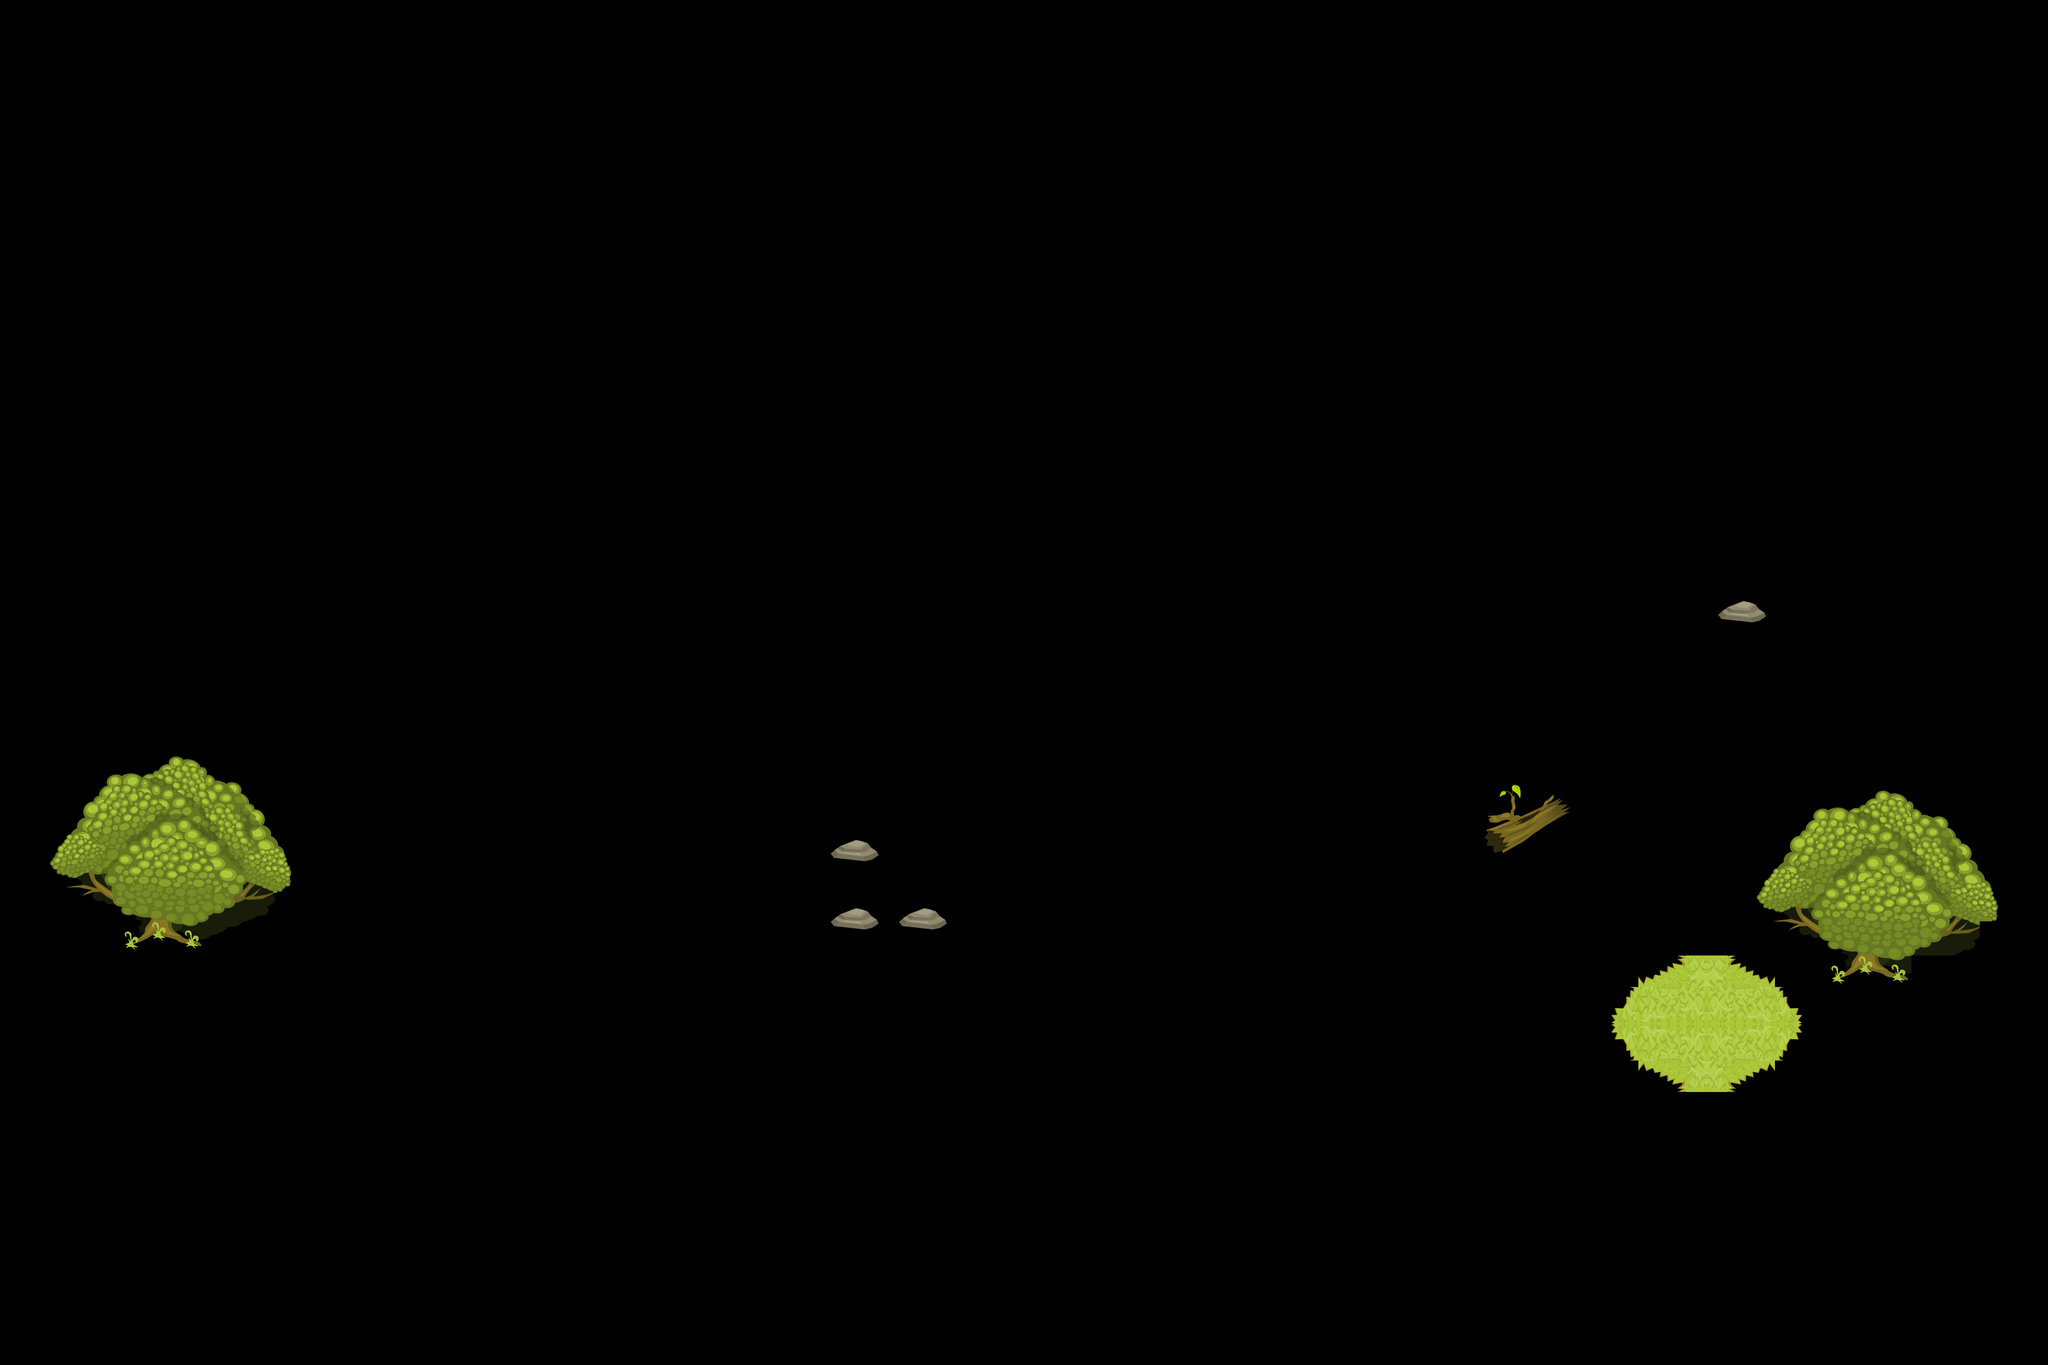

The image is a tile-based game level rendered from a .tmx file. Its description and source (layers, tilesets, objects; grid data summarised) follow:
An orthogonal 60x40 tile map with 64x64 px tiles, 1 tile layer (Objects), 2 hidden layers not drawn, 4 tilesets.

<map version="1.10" tiledversion="1.12.1" orientation="orthogonal" renderorder="right-down" width="60" height="40" tilewidth="64" tileheight="64" infinite="0" nextlayerid="4" nextobjectid="1">
 <editorsettings>
  <export target="../../graphics/tilemap/Map.tmx" format="tmx" />
 </editorsettings>
 <tileset firstgid="1" source="tileset_02.tsx" />
 <tileset firstgid="239" source="voda_pesok_trava.tsx" />
 <tileset firstgid="243" source="../../Tileset/terrain_tiles24.tsx" />
 <tileset firstgid="259" source="2dpixx_ccart_forest_tiles.tsx" />
 <layer id="1" name="Floor Blocks" width="60" height="40" visible="0" locked="1">
  <data>[2400 cells, 399 non-empty, 2 distinct tile ids]</data>
 </layer>
 <layer id="2" name="Grass" width="60" height="40" visible="0" locked="1">
  <data>[2400 cells, 2400 non-empty, 43 distinct tile ids]</data>
 </layer>
 <layer id="3" name="Objects" width="60" height="40" locked="1">
  <data>[2400 cells, 136 non-empty, 89 distinct tile ids]</data>
 </layer>
</map>
